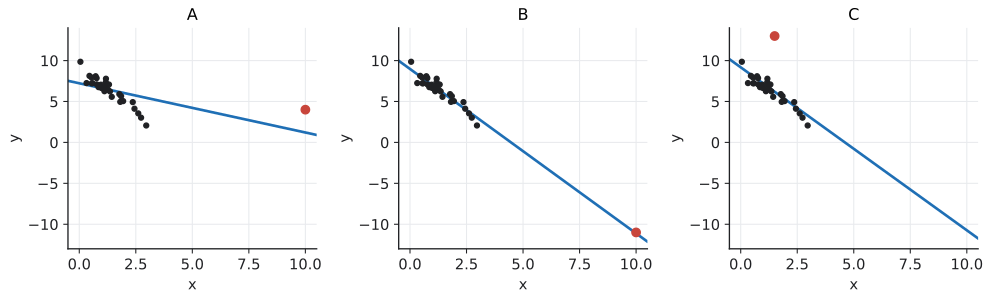

This chart was generated by the following Python code:
"""Three scatterplots, each with one unusual point and the least-squares line fitted to all points.

Redrawn after OpenIntro Statistics (4th ed.), Exercise 8.27 "Outliers, Part I" (CC BY-SA 3.0),
with synthetic data. Panel A: a point far to the right and far above the trend of the others (the
line is pulled toward it). Panel B: a point far to the right that lies on the trend. Panel C: a
point in the middle of the x range, far above the others.
"""

import matplotlib.pyplot as plt
import numpy as np

from mlrecall.figstyle import BLUE, INK, RED, save

rng = np.random.default_rng(8)
x = rng.uniform(0, 3, 30)
y = 9 - 2 * x + rng.normal(0, 0.45, 30)


def fit(xs, ys):
    slope, intercept = np.polyfit(xs, ys, 1)
    return slope, intercept


bulk_slope, _ = fit(x, y)
special = {"A": (10.0, 4.0), "B": (10.0, 9 - 2 * 10.0), "C": (1.5, 13.0)}
slopes = {k: fit(np.append(x, px), np.append(y, py))[0] for k, (px, py) in special.items()}
# A: the point drags the slope far from the bulk's; B and C barely move it.
assert abs(slopes["A"] - bulk_slope) > 1.0
assert abs(slopes["B"] - bulk_slope) < 0.1
assert abs(slopes["C"] - bulk_slope) < 0.1

fig, axes = plt.subplots(1, 3, figsize=(10.5, 3.3))
for ax, (name, (px, py)) in zip(axes, special.items(), strict=True):
    xs = np.append(x, px)
    ys = np.append(y, py)
    slope, intercept = fit(xs, ys)
    grid = np.linspace(-0.5, 10.5, 2)
    ax.plot(grid, intercept + slope * grid, color=BLUE, zorder=2)
    ax.scatter(x, y, color=INK, s=14, zorder=3)
    ax.scatter([px], [py], color=RED, s=40, zorder=4)
    ax.set(xlim=(-0.5, 10.5), ylim=(-13, 14), title=name, xlabel="x", ylabel="y")
    ax.grid(True, zorder=0)
fig.tight_layout()
save(fig, __file__)
